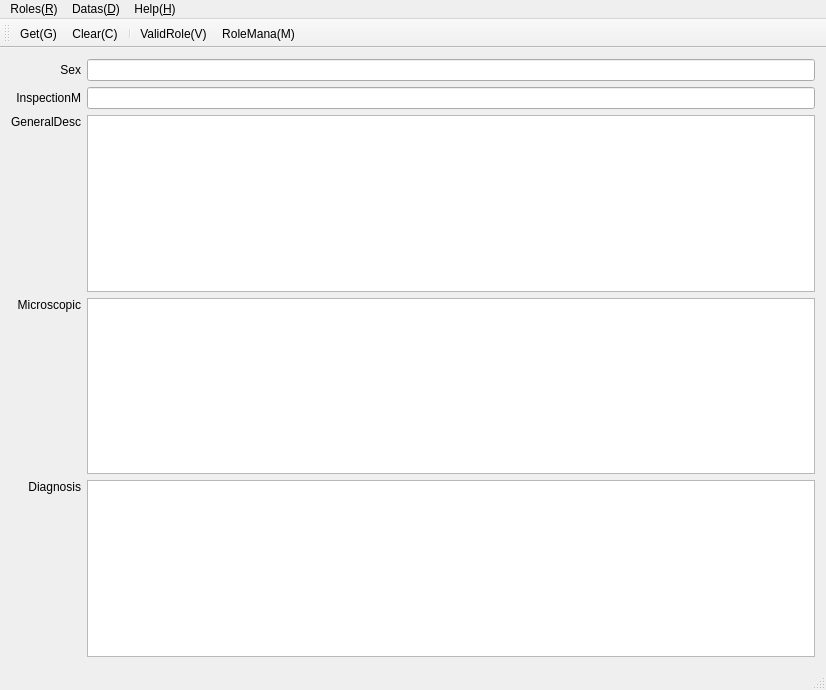
<?xml version="1.0" encoding="UTF-8"?>
<ui version="4.0">
 <class>MainWindow</class>
 <widget class="QMainWindow" name="MainWindow">
  <property name="geometry">
   <rect>
    <x>0</x>
    <y>0</y>
    <width>826</width>
    <height>690</height>
   </rect>
  </property>
  <property name="windowTitle">
   <string>MainWindow</string>
  </property>
  <widget class="QWidget" name="centralWidget">
   <layout class="QGridLayout" name="gridLayout">
    <item row="0" column="0">
     <widget class="QLabel" name="label">
      <property name="text">
       <string>Sex</string>
      </property>
      <property name="alignment">
       <set>Qt::AlignRight|Qt::AlignTrailing|Qt::AlignVCenter</set>
      </property>
     </widget>
    </item>
    <item row="0" column="1">
     <widget class="QLineEdit" name="leSex">
      <property name="focusPolicy">
       <enum>Qt::WheelFocus</enum>
      </property>
     </widget>
    </item>
    <item row="1" column="0">
     <widget class="QLabel" name="label_2">
      <property name="text">
       <string>InspectionM</string>
      </property>
      <property name="alignment">
       <set>Qt::AlignRight|Qt::AlignTrailing|Qt::AlignVCenter</set>
      </property>
     </widget>
    </item>
    <item row="1" column="1">
     <widget class="QLineEdit" name="leIsm">
      <property name="focusPolicy">
       <enum>Qt::WheelFocus</enum>
      </property>
     </widget>
    </item>
    <item row="2" column="0">
     <widget class="QLabel" name="label_3">
      <property name="text">
       <string>GeneralDesc</string>
      </property>
      <property name="alignment">
       <set>Qt::AlignRight|Qt::AlignTop|Qt::AlignTrailing</set>
      </property>
     </widget>
    </item>
    <item row="2" column="1">
     <widget class="QTextEdit" name="teGdesc"/>
    </item>
    <item row="3" column="0">
     <widget class="QLabel" name="label_4">
      <property name="text">
       <string>Microscopic</string>
      </property>
      <property name="alignment">
       <set>Qt::AlignRight|Qt::AlignTop|Qt::AlignTrailing</set>
      </property>
     </widget>
    </item>
    <item row="3" column="1">
     <widget class="QTextEdit" name="teMicro"/>
    </item>
    <item row="4" column="0">
     <widget class="QLabel" name="label_5">
      <property name="text">
       <string>Diagnosis</string>
      </property>
      <property name="alignment">
       <set>Qt::AlignRight|Qt::AlignTop|Qt::AlignTrailing</set>
      </property>
     </widget>
    </item>
    <item row="4" column="1">
     <widget class="QTextEdit" name="teDiagn"/>
    </item>
   </layout>
  </widget>
  <widget class="QMenuBar" name="menuBar">
   <property name="geometry">
    <rect>
     <x>0</x>
     <y>0</y>
     <width>826</width>
     <height>23</height>
    </rect>
   </property>
   <widget class="QMenu" name="menuRoles">
    <property name="title">
     <string>Roles(&amp;R)</string>
    </property>
    <addaction name="actionRoleMana"/>
    <addaction name="actionValidRole"/>
   </widget>
   <widget class="QMenu" name="menuDatas">
    <property name="title">
     <string>Datas(&amp;D)</string>
    </property>
    <addaction name="actionGet"/>
    <addaction name="actionClear"/>
   </widget>
   <widget class="QMenu" name="menuHelp">
    <property name="title">
     <string>Help(&amp;H)</string>
    </property>
    <addaction name="actionAuthor"/>
    <addaction name="separator"/>
    <addaction name="actionAbout"/>
   </widget>
   <addaction name="menuRoles"/>
   <addaction name="menuDatas"/>
   <addaction name="menuHelp"/>
  </widget>
  <widget class="QToolBar" name="mainToolBar">
   <attribute name="toolBarArea">
    <enum>TopToolBarArea</enum>
   </attribute>
   <attribute name="toolBarBreak">
    <bool>false</bool>
   </attribute>
   <addaction name="actionGet"/>
   <addaction name="actionClear"/>
   <addaction name="separator"/>
   <addaction name="actionValidRole"/>
   <addaction name="actionRoleMana"/>
  </widget>
  <widget class="QStatusBar" name="statusBar"/>
  <action name="actionRoleMana">
   <property name="text">
    <string>RoleMana(&amp;M)</string>
   </property>
   <property name="shortcut">
    <string>Ctrl+Shift+M</string>
   </property>
  </action>
  <action name="actionValidRole">
   <property name="text">
    <string>ValidRole(&amp;V)</string>
   </property>
   <property name="shortcut">
    <string>Shift+V</string>
   </property>
  </action>
  <action name="actionGet">
   <property name="text">
    <string>Get(&amp;G)</string>
   </property>
   <property name="shortcut">
    <string>Ctrl+Shift+G</string>
   </property>
  </action>
  <action name="actionClear">
   <property name="text">
    <string>Clear(&amp;C)</string>
   </property>
   <property name="shortcut">
    <string>Ctrl+Shift+C</string>
   </property>
  </action>
  <action name="actionAuthor">
   <property name="text">
    <string>Author(&amp;A)</string>
   </property>
  </action>
  <action name="actionAbout">
   <property name="text">
    <string>About</string>
   </property>
  </action>
 </widget>
 <layoutdefault spacing="6" margin="11"/>
 <tabstops>
  <tabstop>leSex</tabstop>
  <tabstop>leIsm</tabstop>
  <tabstop>teGdesc</tabstop>
  <tabstop>teMicro</tabstop>
  <tabstop>teDiagn</tabstop>
 </tabstops>
 <resources/>
 <connections/>
</ui>
